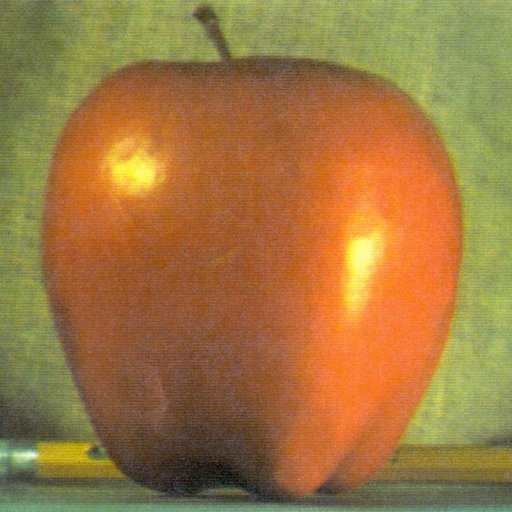
#> input picture Jiwoong/examples/apple.jpg, 512 x 512 px
$ python cli.py --image ../../Jiwoong/examples/apple.jpg
#> lines starting #> are read from the running program, lines starting #| are printed output that depends on the picture
### Joonkyo/src/palette_extractor.py
import json
from pathlib import Path
from typing import List, Tuple

import cv2
import numpy as np
from sklearn.cluster import KMeans

ColorRGB = Tuple[int, int, int]
ColorHEX = str

def rgb_to_hex(rgb: ColorRGB) -> ColorHEX:
    r, g, b = rgb
    return "#{:02X}{:02X}{:02X}".format(r, g, b)

def load_image(image_path: str) -> np.ndarray:
    path = Path(image_path)
    if not path.exists():
        raise FileNotFoundError(f"Image file not found: {image_path}")

    image_bgr = cv2.imread(str(path))
    if image_bgr is None:
        raise ValueError(f"Failed to load image: {image_path}")

    image_rgb = cv2.cvtColor(image_bgr, cv2.COLOR_BGR2RGB)
    return image_rgb

def reshape_image_to_pixels(image: np.ndarray) -> np.ndarray:
    h, w, c = image.shape
    pixels = image.reshape(-1, 3)
    return pixels

def extract_colors(image_path: str, k: int = 5, random_state: int = 42):
    if k <= 0:
        raise ValueError("k must be positive")

    image = load_image(image_path)
    pixels = reshape_image_to_pixels(image)

    kmeans = KMeans(n_clusters=k, random_state=random_state, n_init=10)
    kmeans.fit(pixels)

    centers = kmeans.cluster_centers_

    colors_rgb = [(int(r), int(g), int(b)) for r, g, b in centers]
    colors_hex = [rgb_to_hex(c) for c in colors_rgb]

    return colors_rgb, colors_hex

# [12 lines left out: function save_colors_to_json, not called in this run]

### Joonkyo/src/palette_image.py
from pathlib import Path
from typing import List, Tuple
from PIL import Image, ImageDraw

ColorRGB = Tuple[int, int, int]

def save_palette_image(colors_rgb: List[ColorRGB], output_path: str, block_size: int = 100):
    if not colors_rgb:
        raise ValueError("colors_rgb cannot be empty")

    num_colors = len(colors_rgb)
    width = num_colors * block_size
    height = block_size

    palette = Image.new("RGB", (width, height))
    draw = ImageDraw.Draw(palette)

    for i, color in enumerate(colors_rgb):
        x0 = i * block_size
        draw.rectangle([x0, 0, x0 + block_size, height], fill=color)

    path = Path(output_path)
    path.parent.mkdir(parents=True, exist_ok=True)
    palette.save(path)

### Joonkyo/src/cli.py
import argparse
import os
from Joonkyo.src.palette_extractor import extract_colors, save_colors_to_json
from Joonkyo.src.palette_image import save_palette_image


def print_colors(colors_rgb, colors_hex):
    print("=== Extracted Colors ===")
    for i, (rgb, hx) in enumerate(zip(colors_rgb, colors_hex), start=1):
        print(f"{i}: RGB={rgb}, HEX={hx}")


def ensure_directory(path):
    """Ensure the parent directory of the given file path exists."""
    directory = os.path.dirname(path)
    if directory and not os.path.exists(directory):
        os.makedirs(directory, exist_ok=True)


def parse_args():
    parser = argparse.ArgumentParser(description="ColorPaletteGen")
    parser.add_argument("--image", required=True, help="input image path")
    parser.add_argument("--k", type=int, default=5, help="number of colors to extract")
    parser.add_argument("--output", default="palette.png", help="output palette image path")
    parser.add_argument("--json", default=None, help="json output path")
    return parser.parse_args()


def main():
    args = parse_args()

    # 색상 추출
    colors_rgb, colors_hex = extract_colors(args.image, args.k)
#> in load_image, image_bgr is the input picture: shape (512, 512, 3); mean B, G, R 64.8, 119.7, 159.1
    print_colors(colors_rgb, colors_hex)

    # 출력 폴더 자동 생성
    ensure_directory(args.output)

    # 팔레트 저장
    save_palette_image(colors_rgb, args.output)
#> in save_palette_image, `palette = Image.new("RGB", (width, height))`: palette: PIL image 500x100 RGB; every value is 0
#> in save_palette_image, `palette.save(path)`:
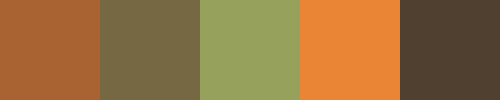
#> saved as palette.png: PIL image 500x100 RGB; mean R, G, B 150.2, 112, 61.6
    print(f"Palette saved to: {args.output}")

    # JSON 저장 옵션
    if args.json:
        ensure_directory(args.json)
        save_colors_to_json(colors_rgb, colors_hex, args.json)
        print(f"JSON saved to: {args.json}")


if __name__ == "__main__":
    main()

$ run again, on Joonkyo/images/input/sample1.jpg
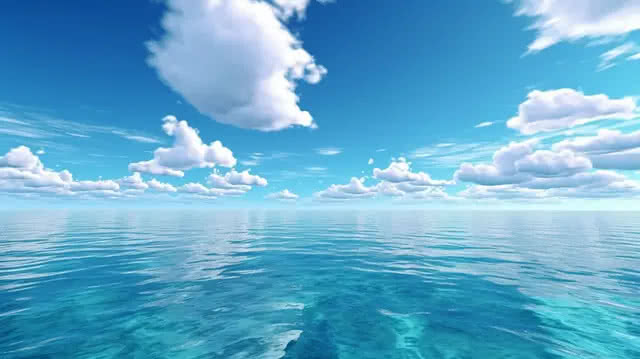
#> input picture Joonkyo/images/input/sample1.jpg, 640 x 359 px
#> in load_image, image_bgr is the input picture: shape (359, 640, 3); mean B, G, R 205.6, 170.4, 100.1
#> palette: PIL image 500x100 RGB; every value is 0
#> in save_palette_image, `palette.save(path)`:
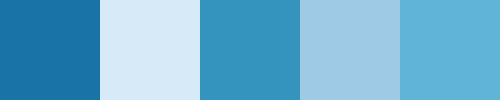
#> saved as palette.png: PIL image 500x100 RGB; mean R, G, B 109.6, 175.8, 209.2
